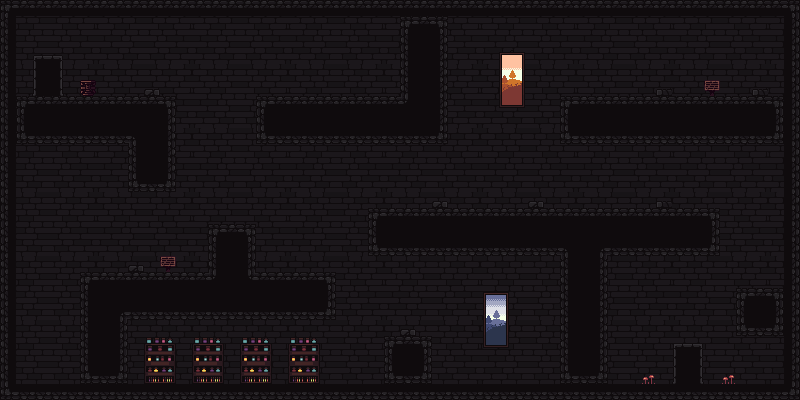

A level layout from a 2D game, rendered from its tile map. Below: a short description, then the map file with tile-grid data replaced by summaries:
An orthogonal 50x25 tile map with 16x16 px tiles, 4 tile layers (BackgroundLayer, BackgroundLayer, BackgroundLayer, TilesLayer) and 5 objects (4x Enemy, Player).

<map version="1.2" tiledversion="1.2.3" orientation="orthogonal" renderorder="right-down" width="50" height="25" tilewidth="16" tileheight="16" infinite="0" nextlayerid="16" nextobjectid="12">
 <tileset firstgid="1" name="fantasy" tilewidth="16" tileheight="16" tilecount="4816" columns="86">
  <image source="../assets/fantasy.png" trans="ff00ff" width="1376" height="896" />
 </tileset>
 <layer id="12" name="BackgroundLayer" width="50" height="25">
  <data>[1250 cells, 1250 non-empty, 24 distinct tile ids]</data>
 </layer>
 <layer id="13" name="BackgroundLayer" width="50" height="25">
  <data>[1250 cells, 65 non-empty, 33 distinct tile ids]</data>
 </layer>
 <layer id="14" name="BackgroundLayer" width="50" height="25">
  <data>[1250 cells, 0 non-empty, 0 distinct tile ids]</data>
 </layer>
 <layer id="11" name="TilesLayer" width="50" height="25">
  <data>[1250 cells, 455 non-empty, 14 distinct tile ids]</data>
 </layer>
 <objectgroup id="15" name="ObjectsLayer">
  <object id="7" name="Player" type="Player" gid="2163" x="39" y="73" width="16" height="16" />
  <object id="8" name="Enemy1" type="Enemy" gid="2163" x="340" y="71" width="16" height="16" />
  <object id="9" name="Enemy1" type="Enemy" gid="2163" x="489" y="369" width="16" height="16" />
  <object id="10" name="Enemy1" type="Enemy" gid="2163" x="39" y="362" width="16" height="16" />
  <object id="11" name="Enemy1" type="Enemy" gid="2163" x="565" y="198" width="16" height="16" />
 </objectgroup>
</map>
